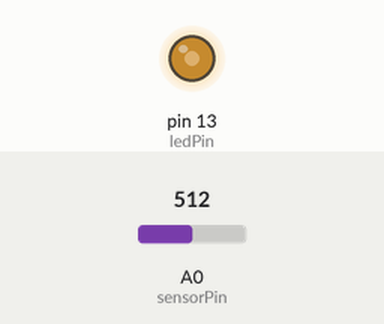
Recording of a sketch running on a simulated Arduino Uno, built with avr-gcc and run on an emulated ATmega328P. Parts: output pins drawn as LEDs (lit = HIGH). Inputs (shaded band) come from the test bench; at power-on: A0 (sensorPin) = 512.

Above: at 1.2 s.
1.3 s: A0 (sensorPin) set to 546
4.3 s: A0 (sensorPin) set to 122
At 5.2 s:
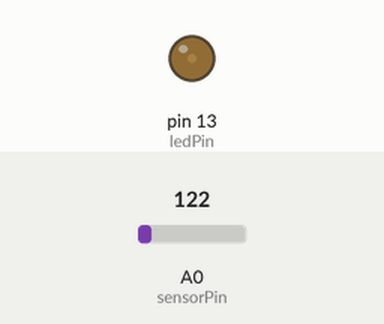
5.8 s: A0 (sensorPin) set to 74
7.3 s: A0 (sensorPin) set to 60
At 8.6 s:
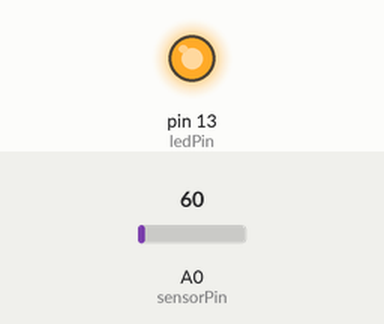
Timing chart, 0 to 9.8 s (numbered marks = the images above; inputs shaded):
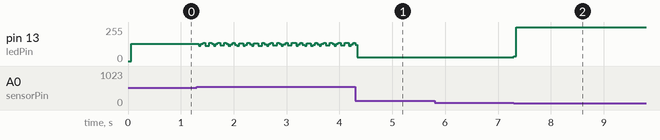

The sketch:

ch1r7.pde
```cpp
const int ledPin =  13;     // LED connected to digital pin 13
const int sensorPin = 0;    // connect sensor to analog input 0

const int minDuration = 100;  // minimum wait between blinks
const int maxDuration = 1000;  // maximum wait between blinks

void setup()
{
  pinMode(ledPin, OUTPUT);  // enable output on the led pin
}


void loop()
{
  int sensorReading = analogRead(sensorPin);    // read the analog input
  int rate = map(sensorReading, 200,800,minDuration, maxDuration);
  rate = rate / 100;            // add this line for audio frequency
  digitalWrite(ledPin, HIGH);   // set the LED on
  delay(rate);                  // wait duration dependent on light level
  digitalWrite(ledPin, LOW);    // set the LED off
  delay(rate);
}
```

Measured:
- the behaviour switches between 67 and 66 on A0 (sensorPin) (found by bisection; images 1 and 2)
- after the input at 5.8 s, every drawn part: stays the same
- after the input at 7.3 s, pin 13 (ledPin): 27/255 → 255/255 at once
